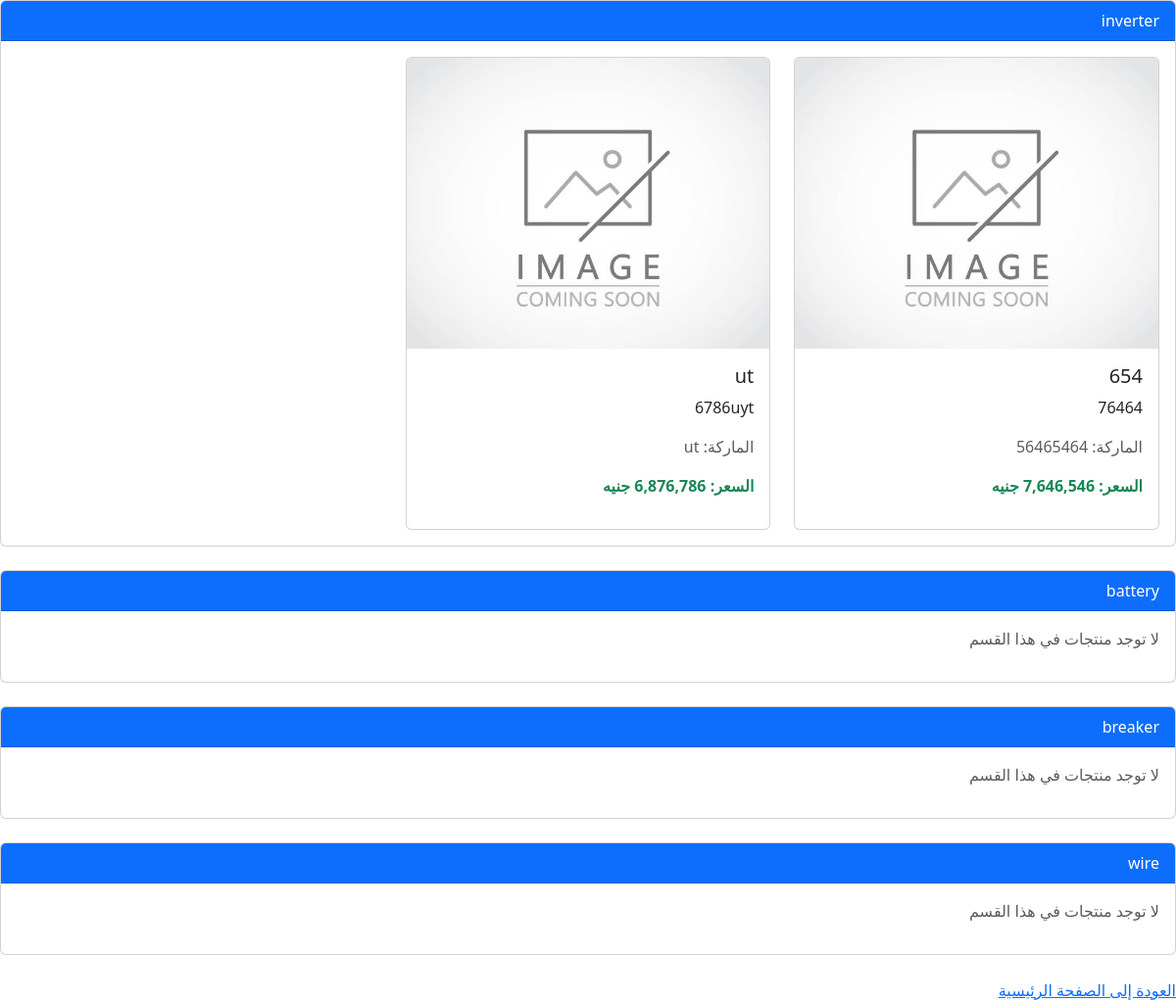
Screenshot of /user/products with the database file from the repository.
### app/models/products.py (models this page shows, shortened)
class ProductType(db.Model):
    __tablename__ = 'product_types'
    id = db.Column(db.Integer, primary_key=True)
    name = db.Column(db.String(255), nullable=False, unique=True)  # Ensures each type name is unique
    description = db.Column(db.Text, nullable=True)  # Additional details about the product type
    products = db.relationship('Product', backref='type', lazy=True)

class Product(db.Model):
    __tablename__ = 'products'
    id = db.Column(db.Integer, primary_key=True)
    name = db.Column(db.String(255), nullable=False)  # Name of the product
    description = db.Column(db.Text, nullable=True)  # Optional detailed description
    brand = db.Column(db.String(255), nullable=False)  # Brand information
    model = db.Column(db.String(255), nullable=False)  # Model information
    price = db.Column(db.Numeric(10, 2), nullable=False)  # Price with precision up to 2 decimal places
    created_at = db.Column(db.DateTime, default=db.func.current_timestamp())  # Auto-set timestamp
    updated_at = db.Column(db.DateTime, default=db.func.current_timestamp(), onupdate=db.func.current_timestamp())  # Updates on changes
    image_url = db.Column(db.Text, nullable=True)  # URL for product image
    product_type_id = db.Column(db.Integer, db.ForeignKey('product_types.id'), nullable=False)
    product_inverter = db.relationship('Inverter', backref='product_inverter', cascade="all, delete-orphan", uselist=False)
    product_battery = db.relationship('Battery', backref='product_battery', cascade="all, delete-orphan", uselist=False)
    product_panel = db.relationship('Panel', backref='product_panel', cascade="all, delete-orphan", uselist=False)
    product_wire = db.relationship('Wire', backref='product_wire', cascade="all, delete-orphan", uselist=False)
    product_breaker = db.relationship('Breaker', backref='product_breaker', cascade="all, delete-orphan", uselist=False)
    product_solar_lamp = db.relationship('SolarLamp', backref='product_solar_lamp', cascade="all, delete-orphan", uselist=False)

### app/routes/user_routes.py (the view)
@user_bp.route('/products')
def products():
    product_types = ProductType.query.options(db.joinedload(ProductType.products)).all()
    return render_template('user/products.html',product_types=product_types)

### app/templates/user/products.html (shortened to what this page needs)
<!DOCTYPE html>
<html lang="ar" dir="rtl">
<head>
    <link href="https://cdn.jsdelivr.net/npm/bootstrap@5.3.0/dist/css/bootstrap.min.css" rel="stylesheet">
<head>
</head>
<body>
{% for product_type in product_types %}
<div class="card mb-4">
    <div class="card-header bg-primary text-white">
        {{ product_type.name}}
    </div>
    <div class="card-body">
        {% if product_type.products %}
            <div class="row g-4">
                {% for product in product_type.products %}
                    <div class="col-md-4">
                        <div class="card h-100">
                            <img src="{{ url_for('static', filename=product.image_url if product.image_url else 'uploads/default.jpg') }}"
                                 class="card-img-top" alt="{{ product.name }}">
                            <div class="card-body">
                                <h5 class="card-title">{{ product.name }}</h5>
                                <p class="card-text">{{ product.description }}</p>
                                <p class="text-muted">الماركة: {{ product.brand }}</p>
                                <p class="text-success fw-bold">السعر: {{product.price | currency}} جنيه</p>
                            </div>
                        </div>
                    </div>
                {% endfor %}
            </div>
        {% else %}
            <p class="text-muted">لا توجد منتجات في هذا القسم</p>
        {% endif %}
    </div>
</div>
{% endfor %}
        <a href="{{ url_for('user.index') }}" class="button">العودة إلى الصفحة الرئيسية</a>
</body>
</html>

### rows the page displays
ProductType: name "inverter"
Product: name "654", description "76464", brand "56465464", price "7,646,546"
Product: name "ut", description "6786uyt", brand "ut", price "6,876,786"
ProductType: name "battery", shows "لا توجد منتجات في هذا القسم"
ProductType: name "breaker", shows "لا توجد منتجات في هذا القسم"
ProductType: name "wire", shows "لا توجد منتجات في هذا القسم"
